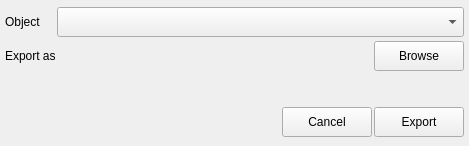
<?xml version="1.0" encoding="UTF-8"?>
<ui version="4.0">
 <class>ExportDialog</class>
 <widget class="QDialog" name="ExportDialog">
  <property name="geometry">
   <rect>
    <x>0</x>
    <y>0</y>
    <width>469</width>
    <height>146</height>
   </rect>
  </property>
  <property name="sizePolicy">
   <sizepolicy hsizetype="Preferred" vsizetype="Fixed">
    <horstretch>0</horstretch>
    <verstretch>0</verstretch>
   </sizepolicy>
  </property>
  <property name="minimumSize">
   <size>
    <width>450</width>
    <height>146</height>
   </size>
  </property>
  <property name="maximumSize">
   <size>
    <width>16777215</width>
    <height>146</height>
   </size>
  </property>
  <property name="windowTitle">
   <string>Export</string>
  </property>
  <layout class="QVBoxLayout" name="verticalLayout_2">
   <property name="spacing">
    <number>2</number>
   </property>
   <property name="leftMargin">
    <number>5</number>
   </property>
   <property name="topMargin">
    <number>5</number>
   </property>
   <property name="rightMargin">
    <number>5</number>
   </property>
   <property name="bottomMargin">
    <number>5</number>
   </property>
   <item>
    <layout class="QHBoxLayout" name="layout_object">
     <property name="spacing">
      <number>2</number>
     </property>
     <item>
      <widget class="QLabel" name="lbl_object">
       <property name="sizePolicy">
        <sizepolicy hsizetype="Fixed" vsizetype="Fixed">
         <horstretch>0</horstretch>
         <verstretch>0</verstretch>
        </sizepolicy>
       </property>
       <property name="minimumSize">
        <size>
         <width>50</width>
         <height>30</height>
        </size>
       </property>
       <property name="maximumSize">
        <size>
         <width>50</width>
         <height>30</height>
        </size>
       </property>
       <property name="text">
        <string>Object</string>
       </property>
      </widget>
     </item>
     <item>
      <widget class="QComboBox" name="cmbx_object">
       <property name="minimumSize">
        <size>
         <width>0</width>
         <height>30</height>
        </size>
       </property>
       <property name="focusPolicy">
        <enum>Qt::NoFocus</enum>
       </property>
      </widget>
     </item>
    </layout>
   </item>
   <item>
    <layout class="QVBoxLayout" name="layout_path">
     <property name="spacing">
      <number>2</number>
     </property>
     <item>
      <layout class="QHBoxLayout" name="layout_browse">
       <property name="spacing">
        <number>0</number>
       </property>
       <item>
        <widget class="QLabel" name="lbl_exportas">
         <property name="sizePolicy">
          <sizepolicy hsizetype="Fixed" vsizetype="Fixed">
           <horstretch>0</horstretch>
           <verstretch>0</verstretch>
          </sizepolicy>
         </property>
         <property name="minimumSize">
          <size>
           <width>70</width>
           <height>30</height>
          </size>
         </property>
         <property name="maximumSize">
          <size>
           <width>70</width>
           <height>30</height>
          </size>
         </property>
         <property name="text">
          <string>Export as</string>
         </property>
        </widget>
       </item>
       <item>
        <spacer name="spacer_browse">
         <property name="orientation">
          <enum>Qt::Horizontal</enum>
         </property>
         <property name="sizeHint" stdset="0">
          <size>
           <width>40</width>
           <height>30</height>
          </size>
         </property>
        </spacer>
       </item>
       <item>
        <widget class="QPushButton" name="btn_browse">
         <property name="sizePolicy">
          <sizepolicy hsizetype="Fixed" vsizetype="Fixed">
           <horstretch>0</horstretch>
           <verstretch>0</verstretch>
          </sizepolicy>
         </property>
         <property name="minimumSize">
          <size>
           <width>90</width>
           <height>30</height>
          </size>
         </property>
         <property name="maximumSize">
          <size>
           <width>90</width>
           <height>30</height>
          </size>
         </property>
         <property name="focusPolicy">
          <enum>Qt::ClickFocus</enum>
         </property>
         <property name="text">
          <string>Browse</string>
         </property>
         <property name="shortcut">
          <string>Ctrl+B</string>
         </property>
         <property name="autoDefault">
          <bool>false</bool>
         </property>
        </widget>
       </item>
      </layout>
     </item>
     <item>
      <layout class="QHBoxLayout" name="layout_path_lbl">
       <property name="spacing">
        <number>0</number>
       </property>
       <item>
        <widget class="QLabel" name="lbl_path">
         <property name="sizePolicy">
          <sizepolicy hsizetype="Preferred" vsizetype="Fixed">
           <horstretch>0</horstretch>
           <verstretch>0</verstretch>
          </sizepolicy>
         </property>
         <property name="minimumSize">
          <size>
           <width>0</width>
           <height>30</height>
          </size>
         </property>
         <property name="maximumSize">
          <size>
           <width>16777215</width>
           <height>30</height>
          </size>
         </property>
         <property name="text">
          <string/>
         </property>
         <property name="wordWrap">
          <bool>false</bool>
         </property>
        </widget>
       </item>
       <item>
        <spacer name="spacer_path">
         <property name="orientation">
          <enum>Qt::Horizontal</enum>
         </property>
         <property name="sizeHint" stdset="0">
          <size>
           <width>40</width>
           <height>30</height>
          </size>
         </property>
        </spacer>
       </item>
      </layout>
     </item>
    </layout>
   </item>
   <item>
    <layout class="QHBoxLayout" name="layout_action">
     <property name="spacing">
      <number>2</number>
     </property>
     <item>
      <spacer name="spacer_acion">
       <property name="orientation">
        <enum>Qt::Horizontal</enum>
       </property>
       <property name="sizeHint" stdset="0">
        <size>
         <width>40</width>
         <height>30</height>
        </size>
       </property>
      </spacer>
     </item>
     <item>
      <widget class="QPushButton" name="btn_cancel">
       <property name="sizePolicy">
        <sizepolicy hsizetype="Fixed" vsizetype="Fixed">
         <horstretch>0</horstretch>
         <verstretch>0</verstretch>
        </sizepolicy>
       </property>
       <property name="minimumSize">
        <size>
         <width>90</width>
         <height>30</height>
        </size>
       </property>
       <property name="maximumSize">
        <size>
         <width>90</width>
         <height>30</height>
        </size>
       </property>
       <property name="focusPolicy">
        <enum>Qt::ClickFocus</enum>
       </property>
       <property name="text">
        <string>Cancel</string>
       </property>
       <property name="shortcut">
        <string>Esc</string>
       </property>
       <property name="autoDefault">
        <bool>false</bool>
       </property>
      </widget>
     </item>
     <item>
      <widget class="QPushButton" name="btn_export">
       <property name="sizePolicy">
        <sizepolicy hsizetype="Fixed" vsizetype="Fixed">
         <horstretch>0</horstretch>
         <verstretch>0</verstretch>
        </sizepolicy>
       </property>
       <property name="minimumSize">
        <size>
         <width>90</width>
         <height>30</height>
        </size>
       </property>
       <property name="maximumSize">
        <size>
         <width>90</width>
         <height>30</height>
        </size>
       </property>
       <property name="focusPolicy">
        <enum>Qt::ClickFocus</enum>
       </property>
       <property name="text">
        <string>Export</string>
       </property>
       <property name="shortcut">
        <string>Return</string>
       </property>
       <property name="autoDefault">
        <bool>false</bool>
       </property>
      </widget>
     </item>
    </layout>
   </item>
  </layout>
 </widget>
 <resources/>
 <connections/>
</ui>
